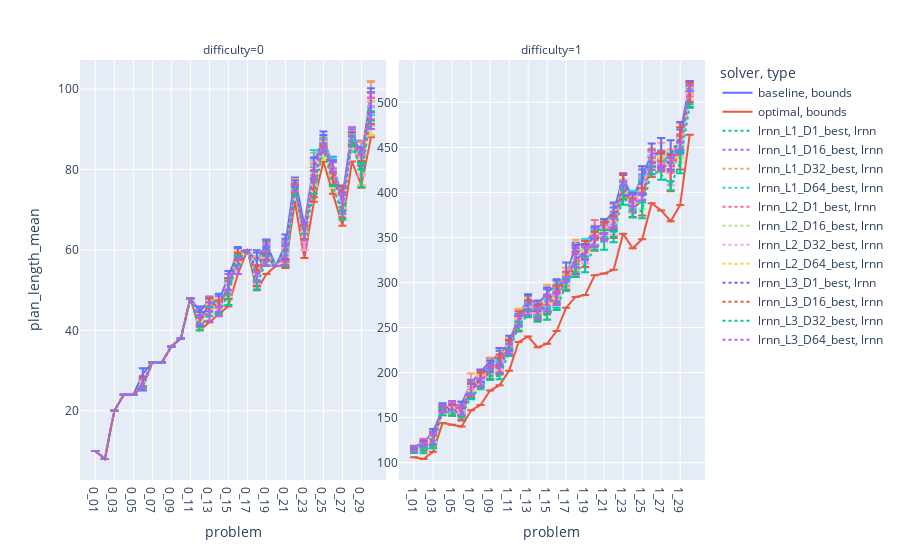
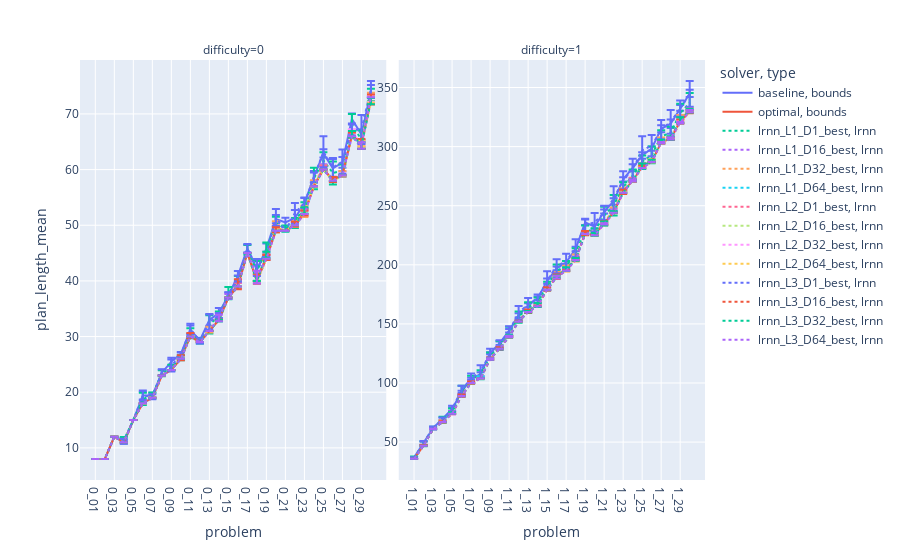
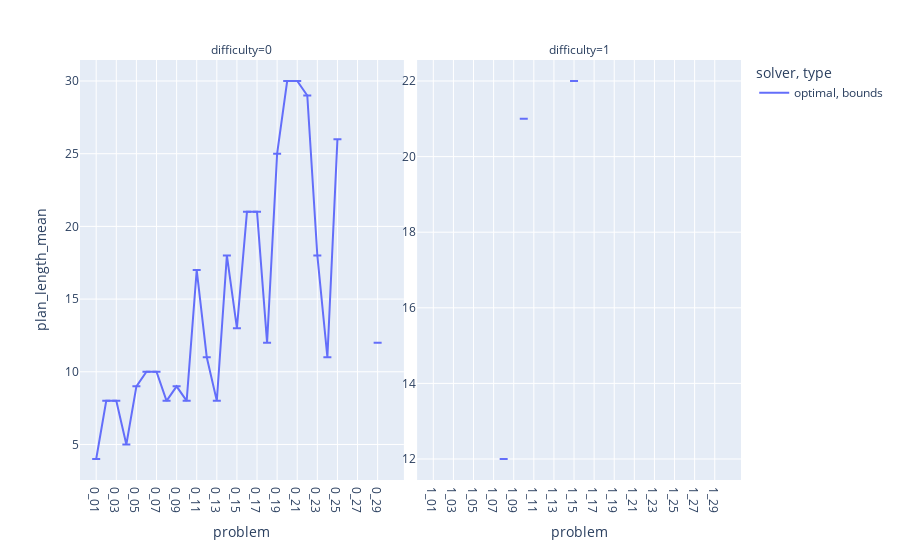
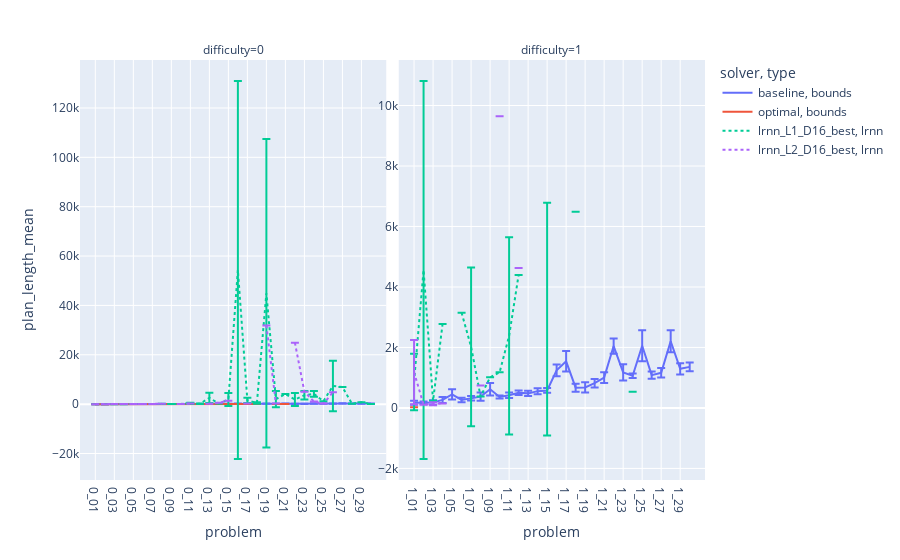

Notebook code for these charts, in order:
### Markdown cell above
# Plan length plots

### Code cell
log_y = 0
include_sample = 0
layers = [
    1,
    2,
    3,
    # 4,
    # 5,
]
dimensions = [
    1,
    # 2,
    # 4,
    # 8,
    16,
    32,
    64,
]

plot_domains("plan_length", log_y=log_y, include_sample=include_sample, layers=layers, dimensions=dimensions)
